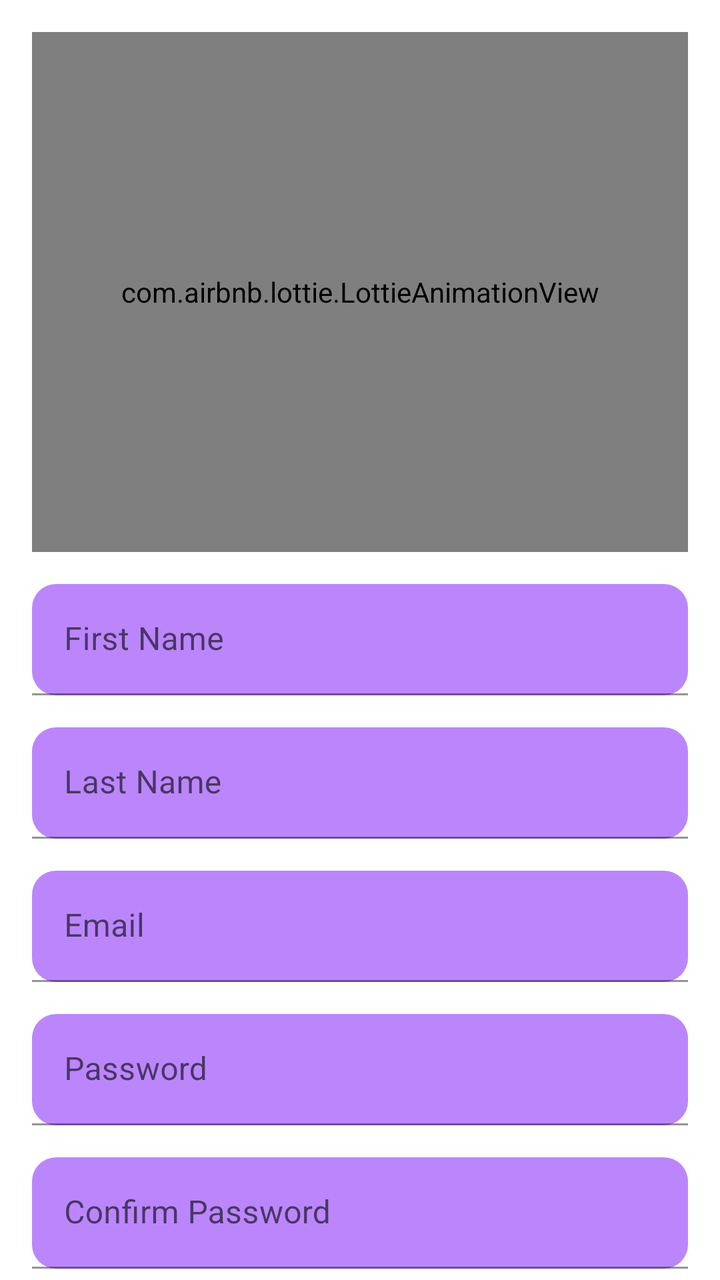
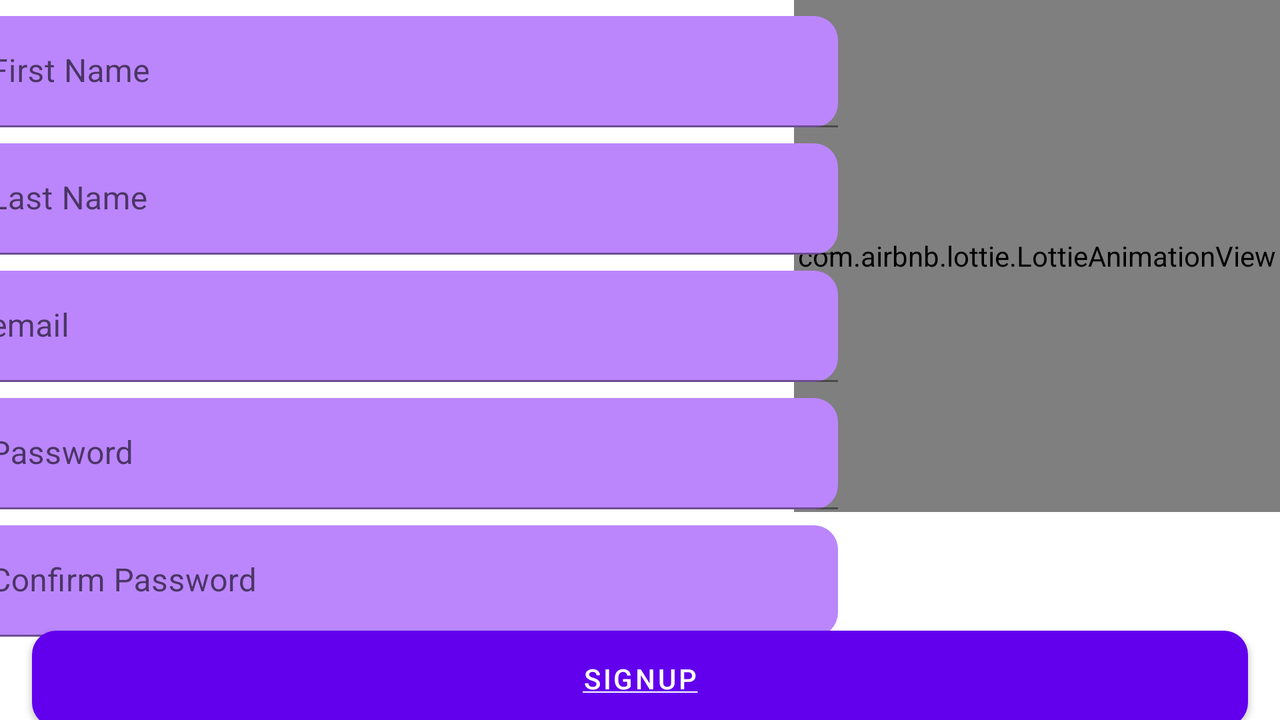

First picture: res/layout/ on a phone held upright. Second picture: the repository's own variant of that layout, on a device whose configuration matches the variant's folder. Source for both follows.
<!-- AndroidManifest.xml: application theme Theme.NaderCodeChallenge1 -->
<!-- res/layout/activity_sign_up.xml -->
<?xml version="1.0" encoding="utf-8"?>
<androidx.constraintlayout.widget.ConstraintLayout xmlns:android="http://schemas.android.com/apk/res/android"
    xmlns:app="http://schemas.android.com/apk/res-auto"
    xmlns:tools="http://schemas.android.com/tools"
    android:layout_width="match_parent"
    android:layout_height="match_parent"
    tools:context=".presentation.ui.signup.SignUpActivity">

    <com.airbnb.lottie.LottieAnimationView
        android:id="@+id/lottieAnimationView"
        android:layout_width="match_parent"
        android:layout_height="260dp"
        android:layout_margin="16dp"
        app:layout_constraintEnd_toEndOf="parent"
        app:layout_constraintStart_toStartOf="parent"
        app:layout_constraintTop_toTopOf="parent"
        app:lottie_autoPlay="true"
        app:lottie_loop="true"
        app:lottie_rawRes="@raw/register" />

    <com.google.android.material.textfield.TextInputLayout
        android:id="@+id/textInputLayout2"
        android:layout_width="match_parent"
        android:layout_height="wrap_content"
        android:layout_margin="16dp"
        android:hint="@string/firstname"
        app:layout_constraintEnd_toEndOf="parent"
        app:layout_constraintStart_toStartOf="parent"
        app:layout_constraintTop_toBottomOf="@+id/lottieAnimationView">

        <com.google.android.material.textfield.TextInputEditText
            android:id="@+id/firstNameField"
            android:layout_width="match_parent"
            android:layout_height="wrap_content"
            android:background="@drawable/txt_field"/>
    </com.google.android.material.textfield.TextInputLayout>

    <com.google.android.material.textfield.TextInputLayout
        android:id="@+id/textInputLayout3"
        android:layout_width="match_parent"
        android:layout_height="wrap_content"
        android:layout_margin="16dp"
        android:hint="@string/lastname"
        app:layout_constraintEnd_toEndOf="parent"
        app:layout_constraintStart_toStartOf="parent"
        app:layout_constraintTop_toBottomOf="@+id/textInputLayout2">

        <com.google.android.material.textfield.TextInputEditText
            android:id="@+id/lastNameField"
            android:layout_width="match_parent"
            android:layout_height="wrap_content"
            android:background="@drawable/txt_field"/>
    </com.google.android.material.textfield.TextInputLayout>

    <com.google.android.material.textfield.TextInputLayout
        android:id="@+id/textInputLayout4"
        android:layout_width="match_parent"
        android:layout_height="wrap_content"
        android:layout_margin="16dp"
        android:hint="@string/email"
        app:layout_constraintEnd_toEndOf="parent"
        app:layout_constraintStart_toStartOf="parent"
        app:layout_constraintTop_toBottomOf="@+id/textInputLayout3">

        <com.google.android.material.textfield.TextInputEditText
            android:id="@+id/emailField"
            android:layout_width="match_parent"
            android:layout_height="wrap_content"
            android:inputType="textEmailAddress"
            android:background="@drawable/txt_field"/>
    </com.google.android.material.textfield.TextInputLayout>

    <com.google.android.material.textfield.TextInputLayout
        android:id="@+id/textInputLayout5"
        android:layout_width="match_parent"
        android:layout_height="wrap_content"
        android:layout_margin="16dp"
        android:hint="@string/password"
        app:layout_constraintEnd_toEndOf="parent"
        app:layout_constraintStart_toStartOf="parent"
        app:layout_constraintTop_toBottomOf="@+id/textInputLayout4">

        <com.google.android.material.textfield.TextInputEditText
            android:id="@+id/passwordField"
            android:layout_width="match_parent"
            android:layout_height="wrap_content"
            android:inputType="textPassword"
            android:background="@drawable/txt_field"/>
    </com.google.android.material.textfield.TextInputLayout>

    <com.google.android.material.textfield.TextInputLayout
        android:id="@+id/textInputLayout6"
        android:layout_width="match_parent"
        android:layout_height="wrap_content"
        android:layout_margin="16dp"

        android:hint="@string/confpass"
        app:layout_constraintEnd_toEndOf="parent"
        app:layout_constraintStart_toStartOf="parent"
        app:layout_constraintTop_toBottomOf="@+id/textInputLayout5">

        <com.google.android.material.textfield.TextInputEditText
            android:id="@+id/confirmPasswordField"
            android:layout_width="match_parent"
            android:layout_height="wrap_content"
            android:inputType="textPassword"
            android:background="@drawable/txt_field"/>
    </com.google.android.material.textfield.TextInputLayout>


    <Button
        android:id="@+id/signupBtn"
        android:layout_width="match_parent"
        android:layout_height="wrap_content"
        android:layout_margin="16dp"
        android:background="@drawable/btn_shape"
        android:text="@string/signup_btn"
        android:textColor="@color/white"
        app:layout_constraintEnd_toEndOf="parent"
        app:layout_constraintStart_toStartOf="parent"
        app:layout_constraintTop_toBottomOf="@+id/textInputLayout6" />


</androidx.constraintlayout.widget.ConstraintLayout>
<!-- resources referenced by this layout -->
<resources>
  <color name="white">#FFFFFFFF</color>
  <!-- drawable btn_shape (drawable) -->
  <?xml version="1.0" encoding="utf-8"?>
  <shape xmlns:android="http://schemas.android.com/apk/res/android"
      android:shape="rectangle">
      <solid android:color="@color/purple_btn" />
      <corners android:bottomRightRadius="12dp"
          android:bottomLeftRadius="12dp"
          android:topRightRadius="12dp"
          android:topLeftRadius="12dp"/>
  </shape>
  <!-- drawable txt_field (drawable) -->
  <?xml version="1.0" encoding="utf-8"?>
  <shape xmlns:android="http://schemas.android.com/apk/res/android"
      android:shape="rectangle">
      <solid android:color="@color/purple_200" />
      <corners android:bottomRightRadius="12dp"
          android:bottomLeftRadius="12dp"
          android:topRightRadius="12dp"
          android:topLeftRadius="12dp"/>
  </shape>
  <string name="confpass">Confirm Password</string>
  <string name="email">Email</string>
  <string name="firstname">First Name</string>
  <string name="lastname">Last Name</string>
  <string name="password">Password</string>
  <string name="signup_btn"><u>SignUp</u></string>
  <style name="Theme.NaderCodeChallenge1" parent="Theme.MaterialComponents.DayNight.NoActionBar">
          
          <item name="colorPrimary">@color/purple_500</item>
          <item name="colorPrimaryVariant">@color/purple_700</item>
          <item name="colorOnPrimary">@color/white</item>
          
          <item name="colorSecondary">@color/teal_200</item>
          <item name="colorSecondaryVariant">@color/teal_700</item>
          <item name="colorOnSecondary">@color/black</item>
          
          <item name="android:statusBarColor" tools:targetApi="l">?attr/colorPrimaryVariant</item>
          
      </style>
  <color name="purple_btn">#AA14F0</color>
  <color name="purple_200">#FFBB86FC</color>
  <color name="purple_500">#FF6200EE</color>
  <color name="purple_700">#FF3700B3</color>
  <color name="teal_200">#FF03DAC5</color>
  <color name="teal_700">#FF018786</color>
  <color name="black">#FF000000</color>
</resources>
<!-- res/layout-land/activity_sign_up.xml (the repository's variant of the layout above) -->
<!-- drawn on the phone turned sideways -->
<?xml version="1.0" encoding="utf-8"?>
<androidx.constraintlayout.widget.ConstraintLayout xmlns:android="http://schemas.android.com/apk/res/android"
    xmlns:app="http://schemas.android.com/apk/res-auto"
    xmlns:tools="http://schemas.android.com/tools"
    android:layout_width="match_parent"
    android:layout_height="match_parent"
    tools:context=".SignUpActivity">

    <com.airbnb.lottie.LottieAnimationView
        android:id="@+id/lottieAnimationView"
        android:layout_width="243dp"
        android:layout_height="256dp"
        app:layout_constraintEnd_toEndOf="parent"
        app:layout_constraintTop_toTopOf="parent"
        app:lottie_autoPlay="true"
        app:lottie_loop="true"
        app:lottie_rawRes="@raw/register" />

    <com.google.android.material.textfield.TextInputLayout
        android:id="@+id/textInputLayout2"
        android:layout_width="440dp"
        android:layout_height="wrap_content"
        android:hint="First Name"
        android:layout_margin="8dp"
        app:layout_constraintEnd_toStartOf="@+id/lottieAnimationView"
        app:layout_constraintStart_toStartOf="parent"
        app:layout_constraintTop_toTopOf="parent">

        <com.google.android.material.textfield.TextInputEditText
            android:id="@+id/et_firstname"
            android:layout_width="match_parent"
            android:layout_height="wrap_content"
            android:background="@drawable/txt_field" />
    </com.google.android.material.textfield.TextInputLayout>

    <com.google.android.material.textfield.TextInputLayout
        android:id="@+id/textInputLayout3"
        android:layout_width="440dp"
        android:layout_height="wrap_content"
        android:hint="Last Name"
        android:layout_margin="8dp"
        app:layout_constraintEnd_toStartOf="@+id/lottieAnimationView"
        app:layout_constraintStart_toStartOf="parent"
        app:layout_constraintTop_toBottomOf="@+id/textInputLayout2">

        <com.google.android.material.textfield.TextInputEditText
            android:id="@+id/et_lastname"
            android:layout_width="match_parent"
            android:layout_height="wrap_content"
            android:background="@drawable/txt_field" />
    </com.google.android.material.textfield.TextInputLayout>

    <com.google.android.material.textfield.TextInputLayout
        android:id="@+id/textInputLayout4"
        android:layout_width="440dp"
        android:layout_height="wrap_content"
        android:hint="email"
        android:layout_margin="8dp"
        app:layout_constraintEnd_toStartOf="@+id/lottieAnimationView"
        app:layout_constraintStart_toStartOf="parent"
        app:layout_constraintTop_toBottomOf="@+id/textInputLayout3">

        <com.google.android.material.textfield.TextInputEditText
            android:id="@+id/et_email"
            android:layout_width="match_parent"
            android:layout_height="wrap_content"
            android:background="@drawable/txt_field"
            android:inputType="textEmailAddress" />
    </com.google.android.material.textfield.TextInputLayout>

    <com.google.android.material.textfield.TextInputLayout
        android:id="@+id/textInputLayout5"
        android:layout_width="440dp"
        android:layout_height="wrap_content"
        android:hint="Password"
        android:layout_margin="8dp"
        app:layout_constraintEnd_toStartOf="@+id/lottieAnimationView"
        app:layout_constraintStart_toStartOf="parent"
        app:layout_constraintTop_toBottomOf="@+id/textInputLayout4">

        <com.google.android.material.textfield.TextInputEditText
            android:id="@+id/et_password"
            android:layout_width="match_parent"
            android:layout_height="wrap_content"
            android:background="@drawable/txt_field"
            android:inputType="textPassword" />
    </com.google.android.material.textfield.TextInputLayout>


    <com.google.android.material.textfield.TextInputLayout
        android:id="@+id/textInputLayout6"
        android:layout_width="440dp"
        android:layout_height="wrap_content"
        android:hint="Confirm Password"
        android:layout_margin="8dp"
        app:layout_constraintEnd_toStartOf="@+id/lottieAnimationView"
        app:layout_constraintStart_toStartOf="parent"
        app:layout_constraintTop_toBottomOf="@+id/textInputLayout5">

        <com.google.android.material.textfield.TextInputEditText
            android:id="@+id/et_confirmpassword"
            android:layout_width="match_parent"
            android:layout_height="wrap_content"
            android:background="@drawable/txt_field"
            android:inputType="textPassword" />
    </com.google.android.material.textfield.TextInputLayout>

    <Button
        android:id="@+id/btn_signup"
        android:layout_width="match_parent"
        android:layout_height="wrap_content"
        android:background="@drawable/btn_shape"
        android:text="@string/signup_btn"
        android:layout_margin="16dp"
        android:textColor="@color/white"
        app:layout_constraintBottom_toBottomOf="parent"
        app:layout_constraintEnd_toEndOf="parent"
        app:layout_constraintStart_toStartOf="parent"
        app:layout_constraintTop_toBottomOf="@+id/textInputLayout6" />


</androidx.constraintlayout.widget.ConstraintLayout>
<!-- resources referenced by the variant -->
<!-- as the phone turned sideways resolves them -->
<resources>
  <color name="white">#FFFFFFFF</color>
  <!-- drawable btn_shape (drawable) -->
  <?xml version="1.0" encoding="utf-8"?>
  <shape xmlns:android="http://schemas.android.com/apk/res/android"
      android:shape="rectangle">
      <solid android:color="@color/purple_btn" />
      <corners android:bottomRightRadius="12dp"
          android:bottomLeftRadius="12dp"
          android:topRightRadius="12dp"
          android:topLeftRadius="12dp"/>
  </shape>
  <!-- drawable txt_field (drawable) -->
  <?xml version="1.0" encoding="utf-8"?>
  <shape xmlns:android="http://schemas.android.com/apk/res/android"
      android:shape="rectangle">
      <solid android:color="@color/purple_200" />
      <corners android:bottomRightRadius="12dp"
          android:bottomLeftRadius="12dp"
          android:topRightRadius="12dp"
          android:topLeftRadius="12dp"/>
  </shape>
  <string name="signup_btn"><u>SignUp</u></string>
  <style name="Theme.NaderCodeChallenge1" parent="Theme.MaterialComponents.DayNight.NoActionBar">
          
          <item name="colorPrimary">@color/purple_500</item>
          <item name="colorPrimaryVariant">@color/purple_700</item>
          <item name="colorOnPrimary">@color/white</item>
          
          <item name="colorSecondary">@color/teal_200</item>
          <item name="colorSecondaryVariant">@color/teal_700</item>
          <item name="colorOnSecondary">@color/black</item>
          
          <item name="android:statusBarColor" tools:targetApi="l">?attr/colorPrimaryVariant</item>
          
      </style>
  <color name="purple_btn">#AA14F0</color>
  <color name="purple_200">#FFBB86FC</color>
  <color name="purple_500">#FF6200EE</color>
  <color name="purple_700">#FF3700B3</color>
  <color name="teal_200">#FF03DAC5</color>
  <color name="teal_700">#FF018786</color>
  <color name="black">#FF000000</color>
</resources>
